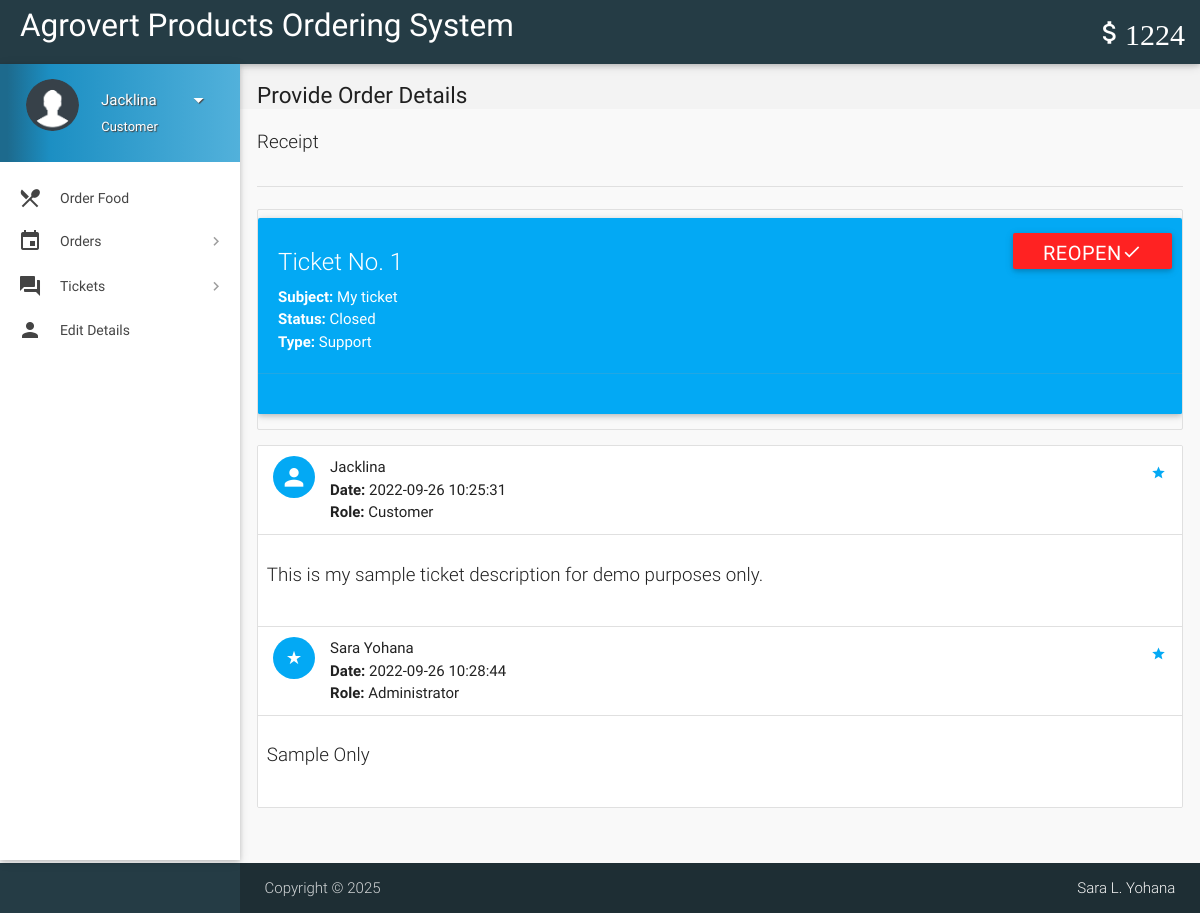
Page /view-ticket.php?id=1 (signed in) on the committed database.
### tables this page shows
CREATE TABLE `wallet_details` (
  `id` int(11) NOT NULL,
  `wallet_id` int(11) NOT NULL,
  `number` varchar(16) NOT NULL,
  `cvv` int(3) NOT NULL,
  `balance` int(11) NOT NULL DEFAULT 2000
);

CREATE TABLE `tickets` (
  `id` int(11) NOT NULL,
  `poster_id` int(11) NOT NULL,
  `subject` varchar(100) NOT NULL,
  `description` varchar(3000) NOT NULL,
  `status` varchar(8) NOT NULL DEFAULT 'Open',
  `type` varchar(30) NOT NULL DEFAULT 'Others',
  `date` datetime NOT NULL DEFAULT current_timestamp(),
  `deleted` tinyint(4) NOT NULL DEFAULT 0
);

CREATE TABLE `ticket_details` (
  `id` int(11) NOT NULL,
  `ticket_id` int(11) NOT NULL,
  `user_id` int(11) NOT NULL,
  `description` varchar(1000) NOT NULL,
  `date` datetime NOT NULL DEFAULT current_timestamp()
);

CREATE TABLE `users` (
  `id` int(11) NOT NULL,
  `role` varchar(15) NOT NULL DEFAULT 'Customer',
  `name` varchar(15) NOT NULL,
  `username` varchar(10) NOT NULL,
  `password` text NOT NULL,
  `email` varchar(35) DEFAULT NULL,
  `address` varchar(300) DEFAULT NULL,
  `contact` bigint(11) NOT NULL,
  `verified` tinyint(1) NOT NULL DEFAULT 0,
  `deleted` tinyint(4) NOT NULL DEFAULT 0
);

### includes/wallet.php (called while the page is built)
<?php
$user_id=$_SESSION['user_id'];
$sql = mysqli_query($con, "SELECT * FROM wallet where customer_id = $user_id");
while($row1 = mysqli_fetch_array($sql)){
$wallet_id = $row1['id'];
}
$sql = mysqli_query($con, "SELECT * FROM wallet_details where wallet_id = $wallet_id");
while($row1 = mysqli_fetch_array($sql)){
$balance = $row1['balance'];
}
?>

### includes/connect.php (called while the page is built, shortened)
<?php
if(isset($_SESSION['name']))
$name = $_SESSION['name'];
if(isset($_SESSION['role']))
$role = $_SESSION['role'];
?>

### view-ticket.php (the view, shortened to what this page needs)
<?php
include 'includes/connect.php';
include 'includes/wallet.php';
$continue=0;
if($_SESSION['customer_sid']==session_id())
{
		$ticket_id = $_GET['id'];
		$sql1 = "SELECT * FROM tickets where poster_id = $user_id AND id = $ticket_id AND not deleted;";
		if(mysqli_num_rows(mysqli_query($con,$sql1))>0){
			$row  = $con->query($sql1)->fetch_assoc();
			$type = $row['type'];
			$subject = $row['subject'];
			$status = $row['status'];
			$continue=1;
		}
		else
			$continue = 0;
}
if($continue){
?>
<!DOCTYPE html>
<html lang="en">
<head>
  <link href="css/materialize.min.css" type="text/css" rel="stylesheet" media="screen,projection">
  <link href="css/style.min.css" type="text/css" rel="stylesheet" media="screen,projection">
  <link href="css/custom/custom.min.css" type="text/css" rel="stylesheet" media="screen,projection">
  <link href="js/plugins/perfect-scrollbar/perfect-scrollbar.css" type="text/css" rel="stylesheet" media="screen,projection">
</head>
<body>
  <header id="header" class="page-topbar">
        <div class="navbar-fixed">
            <nav class="navbar-color">
                <div class="nav-wrapper">
                    <ul class="left">
                      <li><h1 class="logo-wrapper"><a href="index.php" class="brand-logo darken-1">Agrovert Products Ordering System</a></h1></li>
                    </ul>
                    <ul class="right hide-on-med-and-down">
                        <li><a href="#" class="waves-effect waves-block waves-light"><i class="mdi-editor-attach-money"><?php echo $balance;?></i></a>
                        </li>
                    </ul>
                </div>
            </nav>
        </div>
  </header>
  <div id="main">
    <div class="wrapper">
      <aside id="left-sidebar-nav">
        <ul id="slide-out" class="side-nav fixed leftside-navigation">
            <li class="user-details  light-blue darken-2">
            <div class="row">
                <div class="col col s4 m4 l4">
                    <img src="images/userav.png" alt="" class="circle responsive-img valign profile-image">
                </div>
                <div class="col col s8 m8 l8">
                    <a class="btn-flat dropdown-button waves-effect waves-light white-text profile-btn" href="#" data-activates="profile-dropdown"><?php echo $name;?> <i class="mdi-navigation-arrow-drop-down right"></i></a>
                    <p class="user-roal"><?php echo $role;?></p>
                </div>
            </div>
            </li>
            <li class="bold"><a href="index.php" class="waves-effect waves-light-blue"><i class="mdi-maps-local-restaurant"></i> Order Food</a>
            </li>
                <li class="no-padding">
                    <ul class="collapsible collapsible-accordion">
                        <li class="bold"><a class="collapsible-header waves-effect waves-light-blue"><i class="mdi-editor-insert-invitation"></i> Orders</a>
                        </li>
                    </ul>
                </li>
                <li class="no-padding">
                    <ul class="collapsible collapsible-accordion">
                        <li class="bold"><a class="collapsible-header waves-effect waves-light-blue"><i class="mdi-action-question-answer"></i> Tickets</a>
                        </li>
                    </ul>
                </li>
            <li class="bold"><a href="details.php" class="waves-effect waves-light-blue"><i class="mdi-social-person"></i> Edit Details</a>
            </li>
        </ul>
        </aside>
      <section id="content">
        <div id="breadcrumbs-wrapper">
          <div class="container">
            <div class="row">
              <div class="col s12 m12 l12">
                <h5 class="breadcrumbs-title">Provide Order Details</h5>
              </div>
            </div>
          </div>
        </div>
        <div class="container">
          <p class="caption">Receipt</p>
          <div class="divider"></div>
<div class="section">
                                <?php
								echo '<ul id="task-card" class="collection with-header">
									<div id="card-alert" class="card  light-blue">
										<div class="card-content white-text">
										<span class="card-title white-text darken-1">Ticket No. '.$ticket_id.'</span>
										<p><strong>Subject: </strong>'.$subject.'</p>
										<p><strong>Status: </strong>'.$status.'</p>
										<p><strong>Type: </strong>'.$type.'</p>
										</div>
										<div class="card-action  light-blue">
										<form method="post" action="routers/ticket-status.php">
										<input type="hidden" name="ticket_id" value="'.$ticket_id.'">
										<input type="hidden" name="status" value="'.($status != 'Closed' ? 'Closed' : 'Open').'">
										<button class="waves-effect waves-light deep-orange btn white-text" type="submit" name="action">'
										.($status != 'Closed' ? 'Close<i class="mdi-navigation-close"></i>' : 'Reopen<i class="mdi-navigation-check"></i>').'
										</button>
										</form>
										</div>
									</div>
                                </ul>';
								echo '<ul id="issues-collection" class="collection">';
								$sql1 = mysqli_query($con, "SELECT * from ticket_details WHERE ticket_id = $ticket_id;");
								while($row1 = mysqli_fetch_array($sql1)){
									$sql2 = "SELECT * FROM users WHERE id = ".$row1['user_id'].";";
									if(mysqli_num_rows(mysqli_query($con,$sql2))>0){
										$row2  = $con->query($sql2)->fetch_assoc();
										$name = $row2['name'];
										$role1 = $row2['role'];
									}
								  echo '
								  <li class="collection-item avatar">
									  <i class="'.($role1=='Administrator' ? 'mdi-action-star-rate' : 'mdi-social-person').'  light-blue circle"></i>
									  <span class="collection-header"> '.$name.'</span>
									  <p><strong>Date:</strong> '.$row1['date'].'</p>
									  <p><strong>Role:</strong> '.$role1.'</p>
									  <a href="#" class="secondary-content">
									  <i class="mdi-action-grade"></i></a>
								  </li>
								  <li class="collection-item">
									  <div class="row">
									  <p class="caption">'.$row1['description'].'</p>
									  </div>
									  </li>';
								}
							  echo '</ul>';
								?>
          </div>
              </div>
            </div>
        </div>
   <footer class="page-footer">
    <div class="footer-copyright">
      <div class="container">
      <span>Copyright © <?php echo date("Y"); ?><span class="right"><a class="grey-text text-lighten-4" href="">Sara L. Yohana</a></span>
        </div>
    </div>
  </footer>
</body>
</html>
<?php
	}
?>

### rows in the picture
wallet_details: balance "1224"
tickets: subject "My ticket", status "Closed", type "Support"
ticket_details: user.name "Jacklina", date "2022-09-26 10:25:31", user.role "Customer", description "This is my sample ticket description for demo purposes only."
ticket_details: user.name "Sara Yohana", date "2022-09-26 10:28:44", user.role "Administrator", description "Sample Only"

### other values in the picture
$name "Jacklina"
$role "Customer"
$ticket_id "1"
